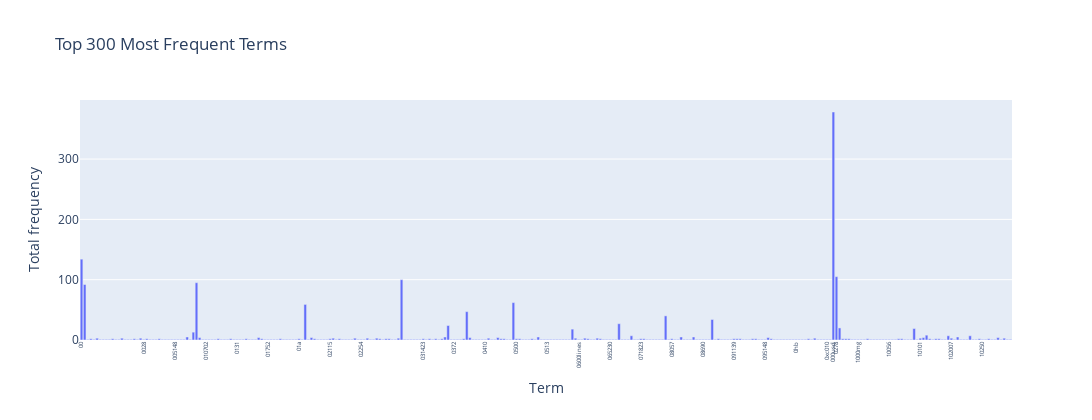

Notebook code cell kept with this figure:
### Markdown cell above
### >>> **Exercise 12 (take home):**
If you want a nicer interactive visualization here, I would encourage you try to install and use plotly to achieve this.

### Code cell
# Answer here
import plotly.express as px
df_top = pd.DataFrame({"Term": count_vect.get_feature_names_out()[:300], "Total frequency": term_frequencies[:300]})

g = px.bar(
    df_top,
    x="Term",
    y="Total frequency",
    title="Top 300 Most Frequent Terms"
)
g.update_layout(xaxis_tickangle=-90, bargap=0.15, height=420, width=1600, xaxis_tickfont=dict(size=6))
g.update_xaxes(tickmode='array', tickvals=list(range(0, 300, 10)), ticktext=count_vect.get_feature_names_out()[:300][::10])
g.show()

### Figure 1 — Plotly figure (JSON) as saved in the notebook; plotly's stock layout.template omitted (floating-point values rounded to 4 significant figures; data arrays with more than 128 entries replaced by an {"elided": "..."} marker saying what was removed)
{"data": [{"hovertemplate": "Term=%{x}<br>Total frequency=%{y}<extra></extra>", "legendgroup": "", "marker": {"color": "#636efa", "pattern": {"shape": ""}}, "name": "", "orientation": "v", "showlegend": false, "textposition": "auto", "type": "bar", "x": {"elided": "300 str values"}, "xaxis": "x", "y": {"elided": "300 int values"}, "yaxis": "y"}], "layout": {"bargap": 0.15, "barmode": "relative", "height": 420, "legend": {"tracegroupgap": 0}, "title": {"text": "Top 300 Most Frequent Terms"}, "width": 1600, "xaxis": {"anchor": "y", "domain": [0, 1], "tickangle": -90, "tickfont": {"size": 6}, "tickmode": "array", "ticktext": ["00", "000usd", "0028", "005148", "010702", "0131", "01752", "01a", "02115", "02254", "0278", "031423", "0372", "0410", "0500", "0513", "0600lines", "065230", "071823", "08057", "08690", "091139", "095148", "0hb", "0xc010", "1000mg", "10056", "10101", "102007", "10250"], "tickvals": [0, 10, 20, 30, 40, 50, 60, 70, 80, 90, 100, 110, 120, 130, 140, 150, 160, 170, 180, 190, 200, 210, 220, 230, 240, 250, 260, 270, 280, 290], "title": {"text": "Term"}}, "yaxis": {"anchor": "x", "domain": [0, 1], "title": {"text": "Total frequency"}}}}
